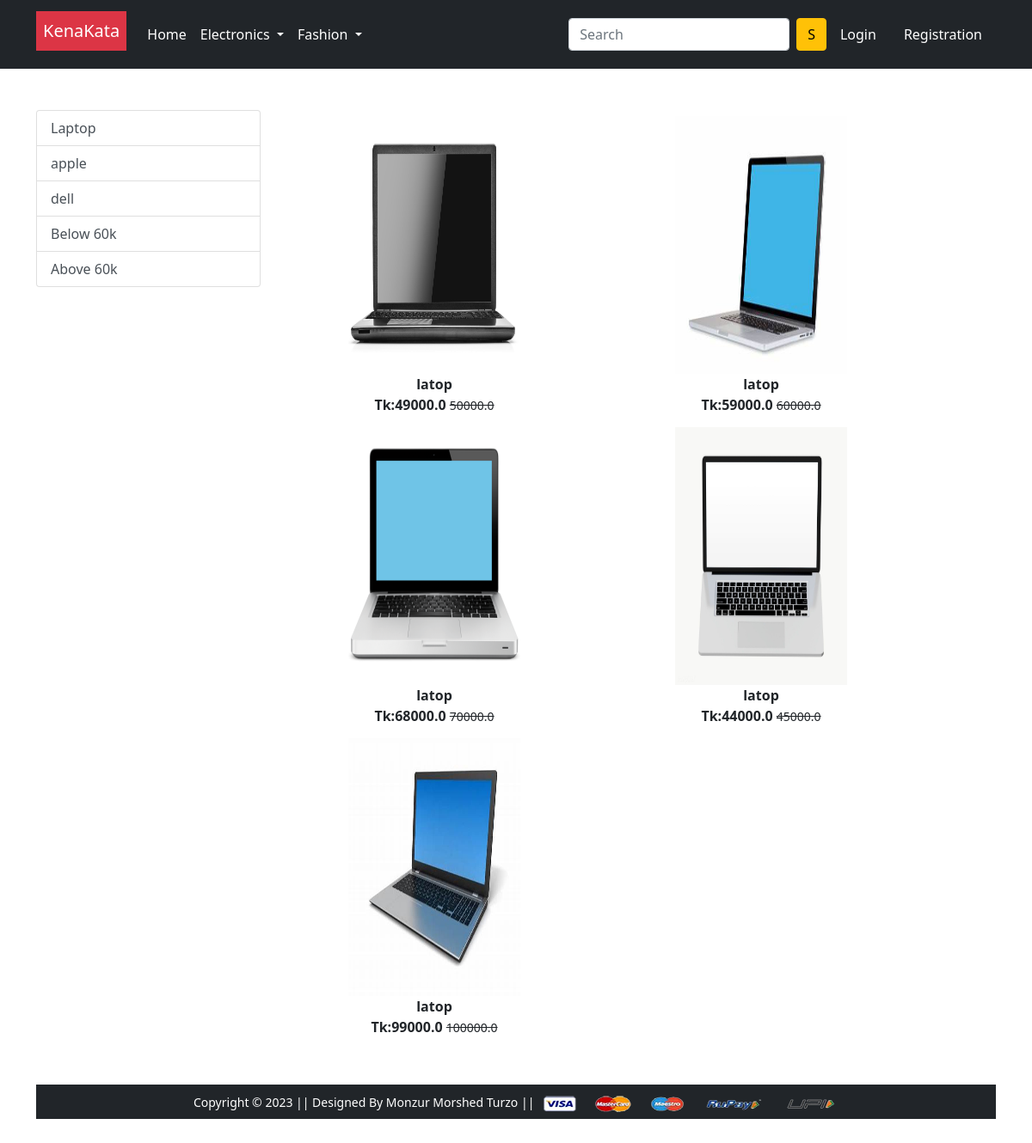
The app's page /laptop, older data.
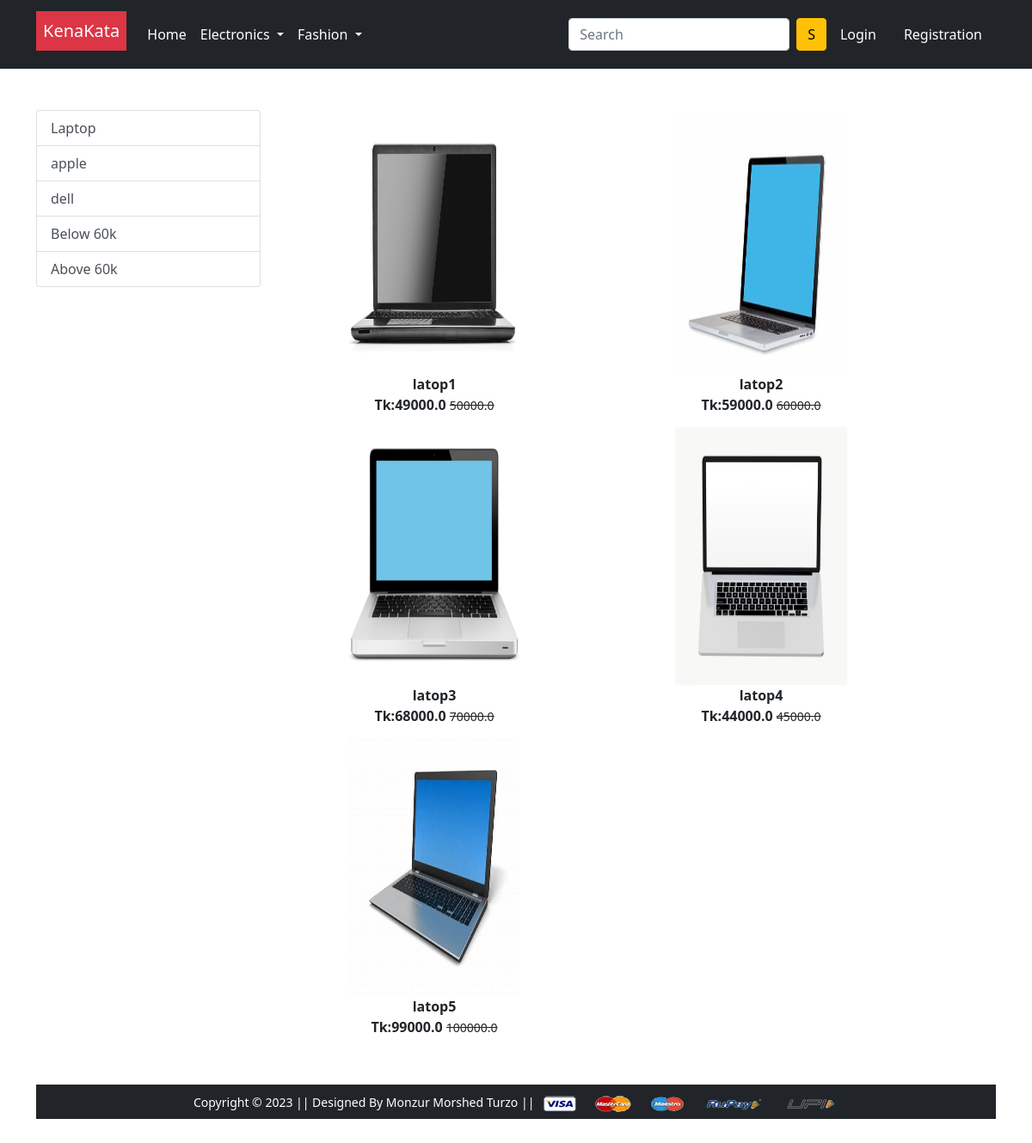
The same page, newer data.
### app/models.py (models this page shows, shortened)
class Product(models.Model):
    title=models.CharField(max_length=100)
    selling_price=models.FloatField()
    discounted_price=models.FloatField()
    description=models.TextField()
    brand=models.CharField(max_length=100)
    catagory=models.CharField(choices=CATAGORY_CHOICES,max_length=2)
    product_image=models.ImageField(upload_to='productimg')

### app/views.py (the view)
# urls.py: path('laptop', views.laptop, name='laptop'),
def laptop(request,data=None):
    if data == None:
        laptops=Product.objects.filter(catagory='L')
    elif data== 'below' :
        laptops=Product.objects.filter(catagory='L').filter(discounted_price__lt=60000)
    elif data== 'above' :
        laptops=Product.objects.filter(catagory='L').filter(discounted_price__gt=60000)
    elif data == 'apple' or 'dell':
        laptops=Product.objects.filter(catagory='L').filter(brand=data)
    return render(request, 'app/laptop.html',{'laptops':laptops})

### app/templates/app/laptop.html (shortened to what this page needs)
{% extends 'app/base.html' %}
{% load static %}
{% block main-content %}
<div class="container my-5">
 <div class="row">
  <div class="col-sm-3">
    <div class="list-group">
        <a href="{% url 'laptop' %}" class="list-group-item list-group-item-action" aria-current="true">Laptop</a>
        <a href="{% url 'laptopdata' 'apple' %}" class="list-group-item list-group-item-action" aria-current="true">apple</a>
        <a href="{% url 'laptopdata' 'dell' %}" class="list-group-item list-group-item-action" aria-current="true">dell</a>
        <a href="{% url 'laptopdata' 'below' %}" class="list-group-item list-group-item-action" aria-current="true">Below 60k</a>
        <a href="{% url 'laptopdata' 'above' %}" class="list-group-item list-group-item-action" aria-current="true">Above 60k</a>
        </div>
    </div>
    <div class="col-sm-8">
        <div class="row">
            {% for product in laptops %}
                <div class="col-sm-6 text-center mb-6" >
                    <a href="{% url 'product-detail' product.id %}" class="btn">
                        <div class="item">
                            <img src="{{product.product_image.url}}" alt="" height="300" width="200" class="">
                                <div class="fw-bold"> {{product.title}}</div>
                                    <div class="fw-bold">Tk:{{product.discounted_price}}
                                        <small class="fw-light text-decoration-line-through">
                                            {{product.selling_price}}
                                        </small>
                                    </div>
                         </div>
                    </a>
                </div>
            {% endfor %}
        </div>
    </div>
</div>
{% endblock main-content %}

Row changes from the older to the newer data that the page shows:
changed Product: title "latop" → "latop1"
changed Product: title "latop" → "latop2"
changed Product: title "latop" → "latop3"
changed Product: title "latop" → "latop4"
changed Product: title "latop" → "latop5"
